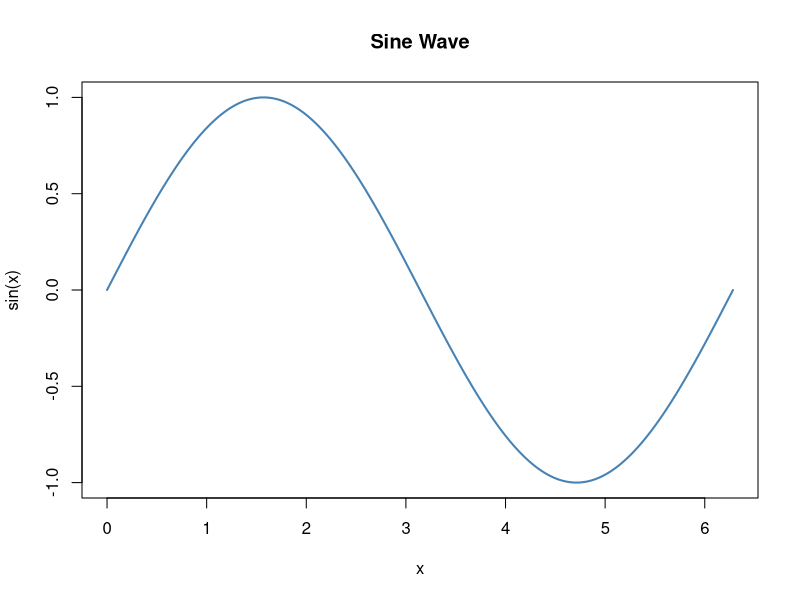

The R source for this figure:
## ---- chunk 1
x <- seq(0, 2 * pi, length.out = 200)
plot(x, sin(x), type = "l", col = "steelblue", lwd = 2,
     main = "Sine Wave", xlab = "x", ylab = "sin(x)")
